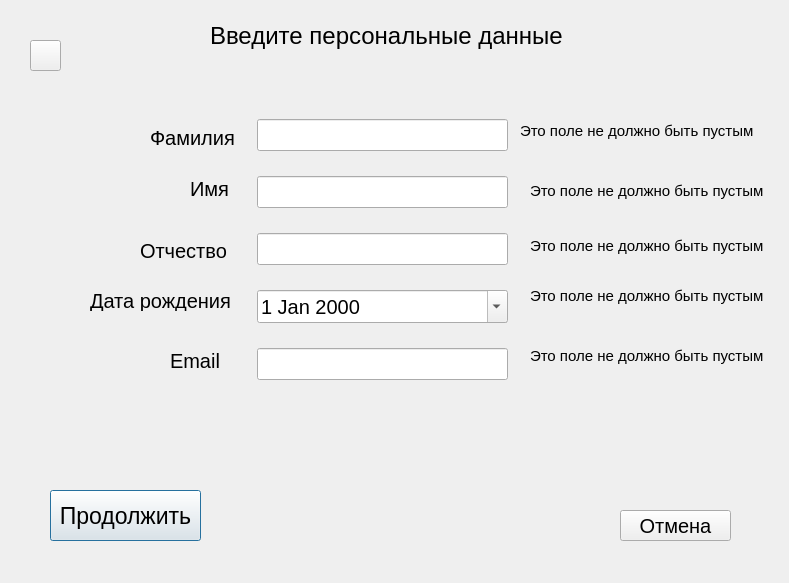
<?xml version="1.0" encoding="UTF-8"?>
<ui version="4.0">
 <class>Personal_data_window</class>
 <widget class="QDialog" name="Personal_data_window">
  <property name="geometry">
   <rect>
    <x>0</x>
    <y>0</y>
    <width>789</width>
    <height>583</height>
   </rect>
  </property>
  <property name="font">
   <font>
    <pointsize>15</pointsize>
   </font>
  </property>
  <property name="windowTitle">
   <string>Dialog</string>
  </property>
  <widget class="QLabel" name="label_2">
   <property name="geometry">
    <rect>
     <x>150</x>
     <y>130</y>
     <width>91</width>
     <height>16</height>
    </rect>
   </property>
   <property name="text">
    <string>Фамилия</string>
   </property>
  </widget>
  <widget class="QLabel" name="label_3">
   <property name="geometry">
    <rect>
     <x>140</x>
     <y>240</y>
     <width>91</width>
     <height>21</height>
    </rect>
   </property>
   <property name="text">
    <string>Отчество</string>
   </property>
  </widget>
  <widget class="QLabel" name="label_5">
   <property name="geometry">
    <rect>
     <x>90</x>
     <y>290</y>
     <width>151</width>
     <height>21</height>
    </rect>
   </property>
   <property name="text">
    <string>Дата рождения</string>
   </property>
  </widget>
  <widget class="QWidget" name="layoutWidget">
   <property name="geometry">
    <rect>
     <x>257</x>
     <y>100</y>
     <width>251</width>
     <height>301</height>
    </rect>
   </property>
   <layout class="QVBoxLayout" name="verticalLayout">
    <item>
     <widget class="QLineEdit" name="surname_line"/>
    </item>
    <item>
     <widget class="QLineEdit" name="name_line"/>
    </item>
    <item>
     <widget class="QLineEdit" name="middle_name_line"/>
    </item>
    <item>
     <widget class="QDateEdit" name="date_datetime">
      <property name="maximumDate">
       <date>
        <year>2021</year>
        <month>12</month>
        <day>31</day>
       </date>
      </property>
      <property name="minimumDate">
       <date>
        <year>1850</year>
        <month>12</month>
        <day>30</day>
       </date>
      </property>
      <property name="calendarPopup">
       <bool>true</bool>
      </property>
     </widget>
    </item>
    <item>
     <widget class="QLineEdit" name="Email_line"/>
    </item>
   </layout>
  </widget>
  <widget class="QLabel" name="label_4">
   <property name="geometry">
    <rect>
     <x>210</x>
     <y>20</y>
     <width>361</width>
     <height>31</height>
    </rect>
   </property>
   <property name="font">
    <font>
     <pointsize>18</pointsize>
    </font>
   </property>
   <property name="text">
    <string>Введите персональные данные</string>
   </property>
  </widget>
  <widget class="QLabel" name="Error_name_label">
   <property name="geometry">
    <rect>
     <x>530</x>
     <y>170</y>
     <width>241</width>
     <height>41</height>
    </rect>
   </property>
   <property name="font">
    <font>
     <pointsize>11</pointsize>
    </font>
   </property>
   <property name="text">
    <string>Это поле не должно быть пустым</string>
   </property>
   <property name="wordWrap">
    <bool>true</bool>
   </property>
  </widget>
  <widget class="QLabel" name="Error_surname_label">
   <property name="geometry">
    <rect>
     <x>520</x>
     <y>110</y>
     <width>241</width>
     <height>41</height>
    </rect>
   </property>
   <property name="font">
    <font>
     <pointsize>11</pointsize>
    </font>
   </property>
   <property name="text">
    <string>Это поле не должно быть пустым</string>
   </property>
   <property name="wordWrap">
    <bool>true</bool>
   </property>
  </widget>
  <widget class="QLabel" name="Error_middlename_label">
   <property name="geometry">
    <rect>
     <x>530</x>
     <y>230</y>
     <width>261</width>
     <height>31</height>
    </rect>
   </property>
   <property name="font">
    <font>
     <pointsize>11</pointsize>
    </font>
   </property>
   <property name="text">
    <string>Это поле не должно быть пустым</string>
   </property>
   <property name="wordWrap">
    <bool>true</bool>
   </property>
  </widget>
  <widget class="QLabel" name="Error_date_label">
   <property name="geometry">
    <rect>
     <x>530</x>
     <y>280</y>
     <width>251</width>
     <height>31</height>
    </rect>
   </property>
   <property name="font">
    <font>
     <pointsize>11</pointsize>
    </font>
   </property>
   <property name="text">
    <string>Это поле не должно быть пустым</string>
   </property>
   <property name="wordWrap">
    <bool>true</bool>
   </property>
  </widget>
  <widget class="QPushButton" name="Continue_button">
   <property name="geometry">
    <rect>
     <x>50</x>
     <y>490</y>
     <width>151</width>
     <height>51</height>
    </rect>
   </property>
   <property name="font">
    <font>
     <pointsize>17</pointsize>
    </font>
   </property>
   <property name="text">
    <string>Продолжить</string>
   </property>
  </widget>
  <widget class="QPushButton" name="Cancel_button">
   <property name="geometry">
    <rect>
     <x>620</x>
     <y>510</y>
     <width>111</width>
     <height>31</height>
    </rect>
   </property>
   <property name="text">
    <string>Отмена</string>
   </property>
  </widget>
  <widget class="QLabel" name="label">
   <property name="geometry">
    <rect>
     <x>190</x>
     <y>180</y>
     <width>41</width>
     <height>17</height>
    </rect>
   </property>
   <property name="text">
    <string>Имя</string>
   </property>
  </widget>
  <widget class="QPushButton" name="Return_to_prev_window_button">
   <property name="geometry">
    <rect>
     <x>30</x>
     <y>40</y>
     <width>31</width>
     <height>31</height>
    </rect>
   </property>
   <property name="text">
    <string/>
   </property>
  </widget>
  <widget class="QLabel" name="label_6">
   <property name="geometry">
    <rect>
     <x>170</x>
     <y>350</y>
     <width>61</width>
     <height>21</height>
    </rect>
   </property>
   <property name="font">
    <font>
     <pointsize>15</pointsize>
    </font>
   </property>
   <property name="text">
    <string>Email</string>
   </property>
  </widget>
  <widget class="QLabel" name="Error_email_label">
   <property name="geometry">
    <rect>
     <x>530</x>
     <y>340</y>
     <width>241</width>
     <height>31</height>
    </rect>
   </property>
   <property name="font">
    <font>
     <pointsize>11</pointsize>
    </font>
   </property>
   <property name="text">
    <string>Это поле не должно быть пустым</string>
   </property>
   <property name="wordWrap">
    <bool>true</bool>
   </property>
  </widget>
 </widget>
 <resources/>
 <connections/>
</ui>
